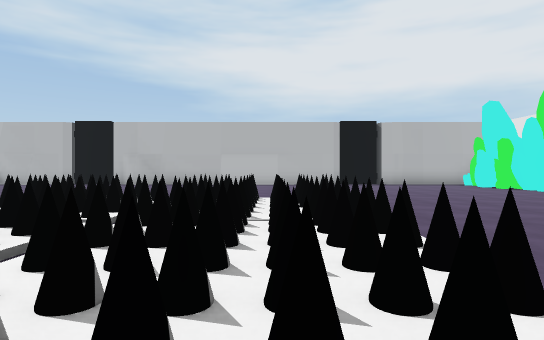
view 1 (above)

23 first-person views from a walk through a 3-D level made in the Unity game engine. The camera is 1.3 m above the floor, looks level and sees 80° across. The floor is counted in squares, 2 m on a side. Each view is taken from the middle of a square. On the plan, view 1 faces up. The plan holds only what a view shows up to about 10 squares ahead; the rest is blank. The place goes on beyond the plan. The player character is not drawn.

view 2
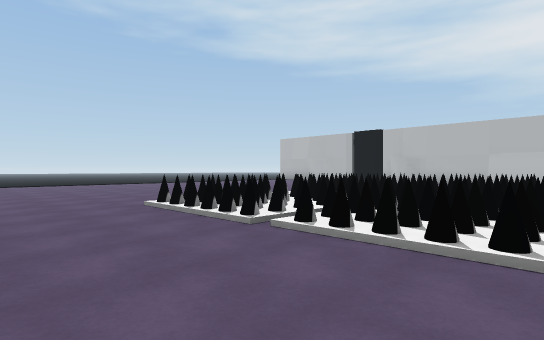

view 3
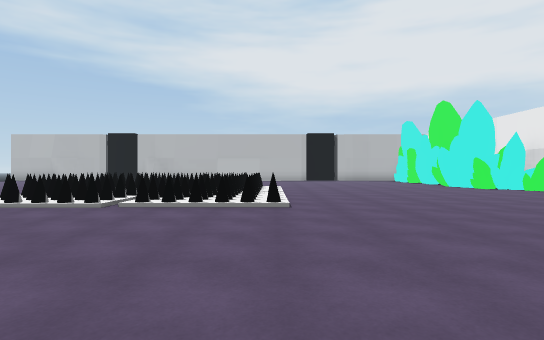

view 4
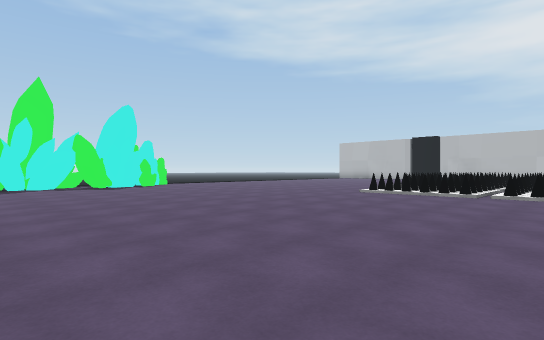

view 5
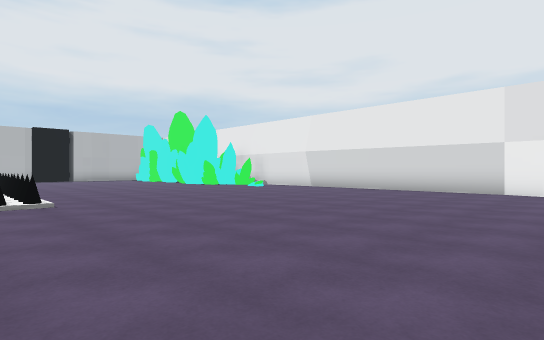

view 6
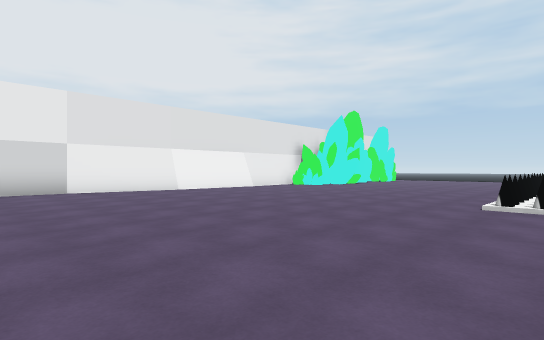

view 7
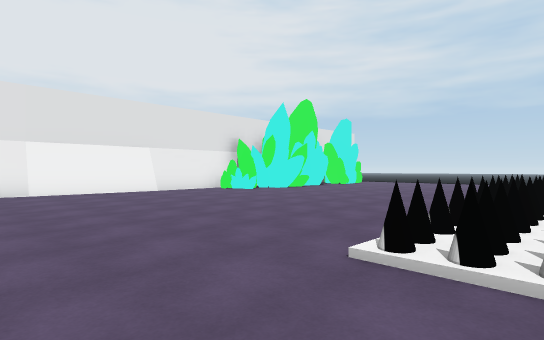

view 8
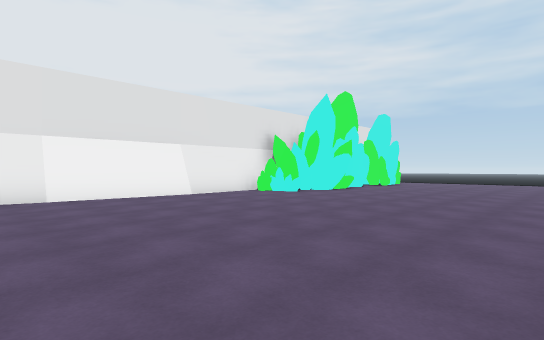

view 9
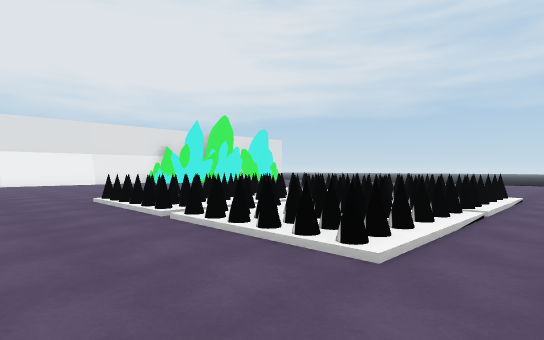

view 10
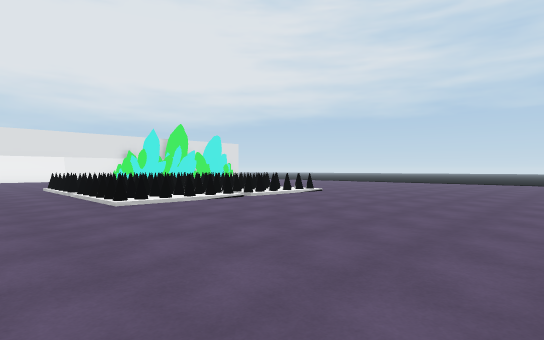

view 11
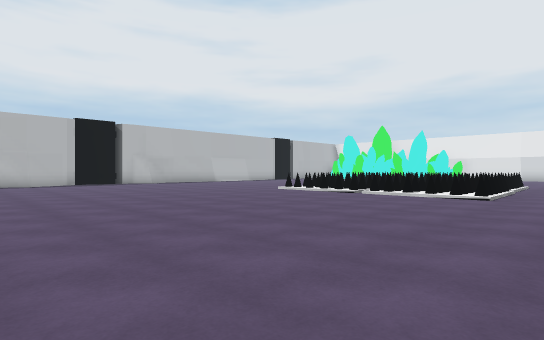

view 12
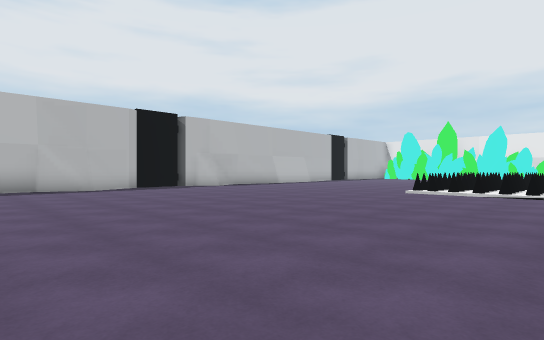

view 13
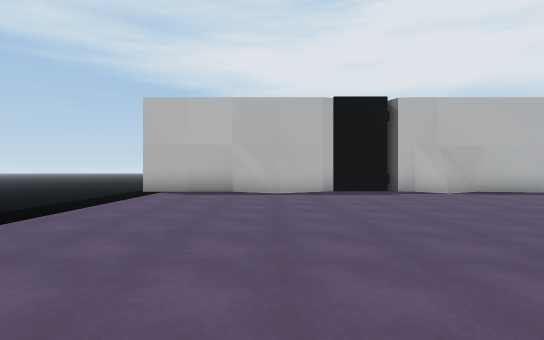

view 14
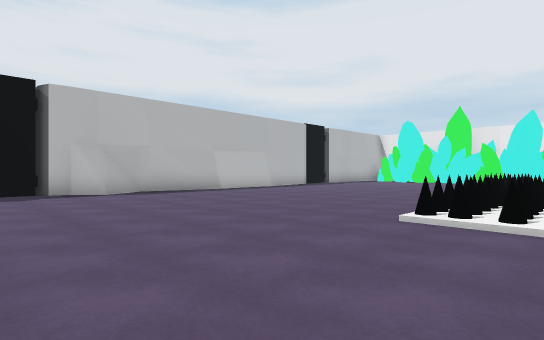

view 15
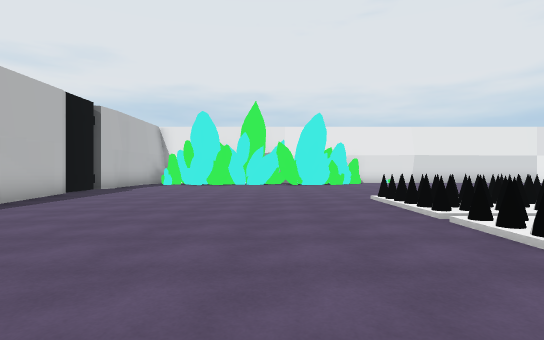

view 16
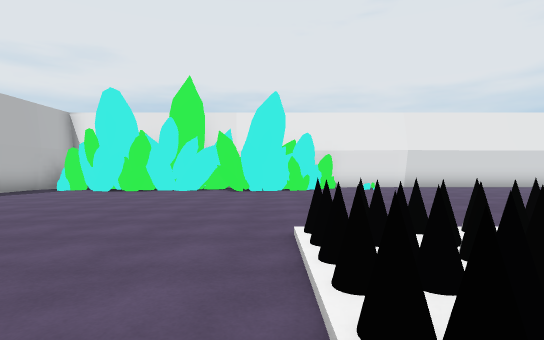

view 17
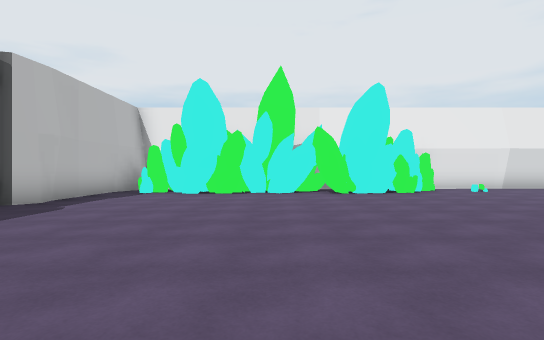

view 18
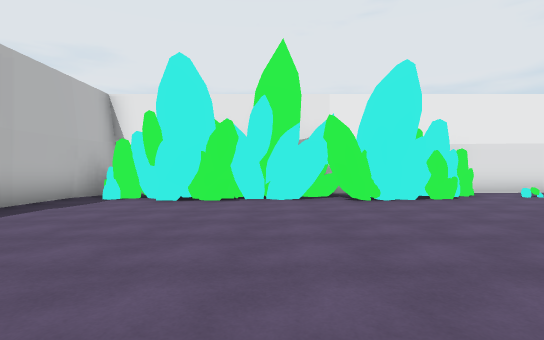

view 19
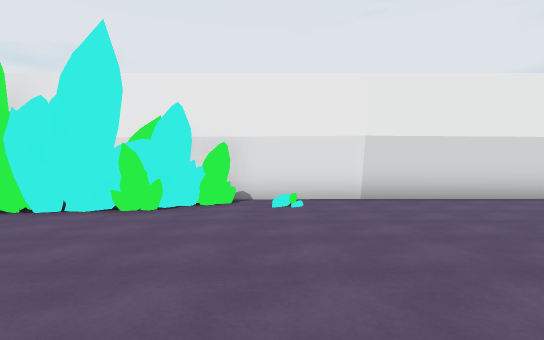

view 20
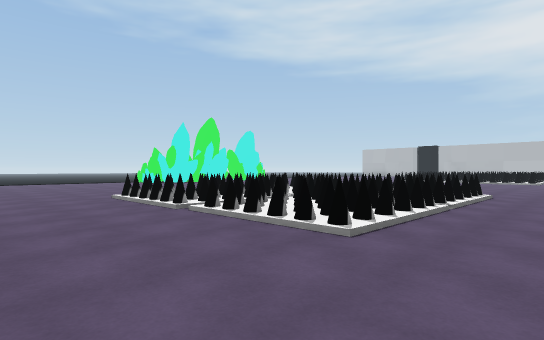

view 21
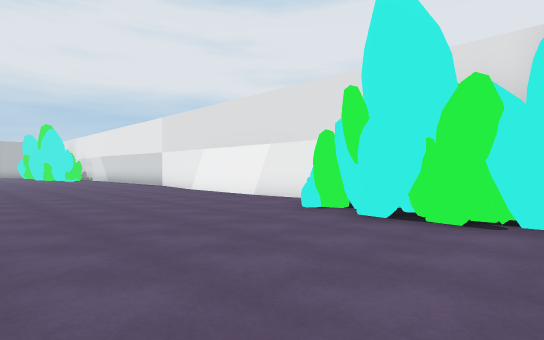

view 22
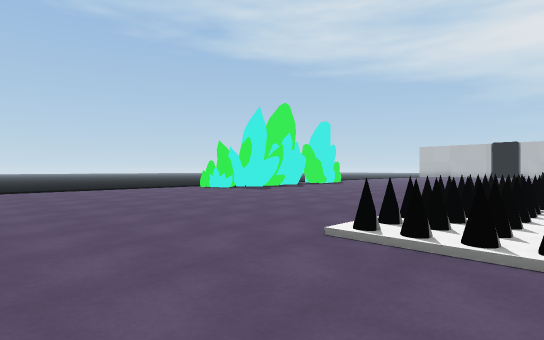

view 23
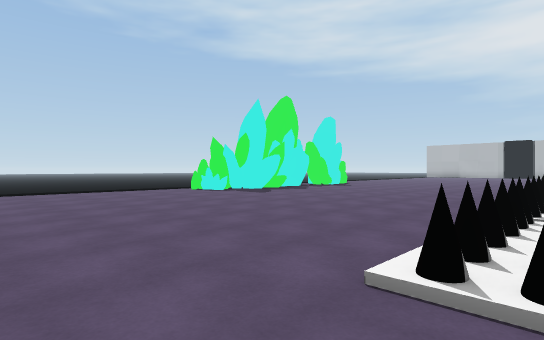

### Floor plan
Key: @ floor where view 1 was taken; # wall or solid block; . floor; / step, stairs or slope; = window, fence, low wall or low ledge.
Columns run from 15 left of view 1 to 11 right of it. Each row starts with its distance up from view 1.
 15  ############   #########
 14 ............   .........#
 13 .......................##
 12 .......................##
 11 .......................##
 10 ........................#
  9 .......................##
  8  ......................##
  7  .........//////=......##
  6  .........#==/#==.......###
  5  .........===/===.......#.#
  4  .........===/===.........#
  3  .........#==/#=#........##
  2   ......../==/===........#
  1   ........////===........#
  0   .............@.........#
 -1   .......................#
 -2        ..................##
 -3       ....................#
 -4      .....................#
 -5     ......................#
 -6   #......................##
 -7   #......................#
 -8     ......///////........#
 -9     ......///////........#
-10    ......./==/===........#
-11   ........##=/===........#
-12  .........===/#==........#
-13 ..........===/===.......##
-14 ..........=#=/===.......#
-15 .......................##
-16 .......................##
-17      ...................#

Where each view was taken, in squares from view 1:
view 1: 0 up, 0 right, facing up
view 2: 2 down, 1 right, facing up-left
view 3: 5 down, 1 right, facing up
view 4: 8 down, 0 right, facing up-left
view 5: 6 down, 0 right, facing up-right
view 6: 2 down, 0 right, facing down-right
view 7: 6 down, 0 right, facing down-right
view 8: 6 down, 2 right, facing down-right
view 9: 6 down, 6 left, facing down-right
view 10: 6 down, 11 left, facing down-right
view 11: 1 down, 13 left, facing up-right
view 12: 3 up, 14 left, facing up-right
view 13: 5 up, 11 left, facing up
view 14: 5 up, 9 left, facing up-right
view 15: 9 up, 6 left, facing right
view 16: 7 up, 2 left, facing right
view 17: 10 up, 1 left, facing right
view 18: 10 up, 1 right, facing right
view 19: 4 up, 3 right, facing right
view 20: 17 down, 3 right, facing up-left
view 21: 17 down, 4 right, facing up-right
view 22: 17 down, 3 left, facing up-left
view 23: 16 down, 4 left, facing up-left
